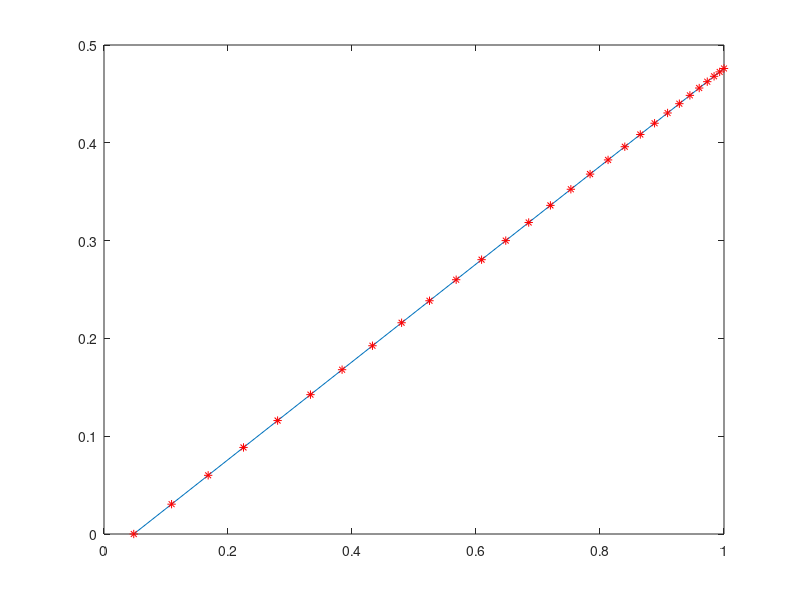

This figure's MATLAB source:
v_max = 1/2; % [rev/s] alltså 1 varv på 2 sekunder
tn = 1;
a_max = v_max/tn; %max acceleration [rev/s^2] 
T_min = 0.005;
t_delta = 2*10^-3;

t = [tn];

fprintf("shortest possible step period: %f\n", T_min)
fprintf("acceleration = %.2f, given v_max = %.2f, tn = %.2f\n", a_max, v_max, tn)

% solve n with recursion
i=1;
while t(i) >= T_min + i*t_delta
    temp = t(i)-T_min - i*t_delta;
    t = [t temp];
    i=i+1;
end
t = flip(t);
n = length(t);

fprintf("t_delta set to %f \n", t_delta)
fprintf("number of speed updates during tn, n = %d \n", n)

v = zeros(1,n);
s = zeros(1, n);
for i=[2:n]
  v(i) = v(i-1) + a_max*(t(i) - t(i-1));
  s(i) = s(i-1) + v(i)*(t(i) - t(i-1));
end

plot(t,v)
hold on
plot(t,v,'r*')
hold off